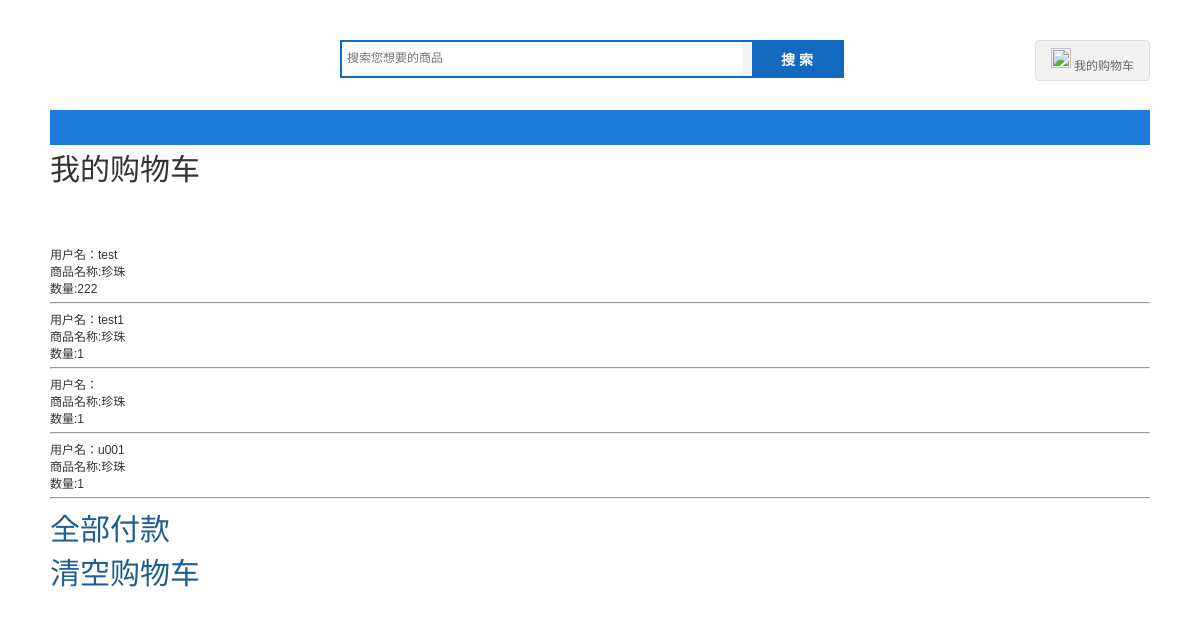
Page /user/cart.php?uid=1 on the committed database.
### tables this page shows
CREATE TABLE `cart` (
  `id` int(11) NOT NULL AUTO_INCREMENT,
  `user_id` int(11) NOT NULL,
  `goods_id` int(11) NOT NULL,
  `count` int(11) NOT NULL,
  PRIMARY KEY (`id`)
);

CREATE TABLE `user` (
  `id` int(11) NOT NULL AUTO_INCREMENT,
  `uname` varchar(255) NOT NULL,
  `pwd` varchar(255) NOT NULL,
  `tel` varchar(30) DEFAULT NULL,
  `sex` varchar(20) DEFAULT NULL,
  `email` varchar(255) DEFAULT NULL,
  `address` varchar(255) DEFAULT NULL,
  `avatar` varchar(255) DEFAULT NULL,
  PRIMARY KEY (`id`)
);

CREATE TABLE `goods` (
  `id` int(11) NOT NULL AUTO_INCREMENT,
  `goods_name` varchar(255) NOT NULL,
  `type` varchar(100) NOT NULL,
  `price` float NOT NULL,
  `description` text,
  `old_price` float(4,2) DEFAULT '0.00',
  `picture` varchar(255) DEFAULT NULL,
  PRIMARY KEY (`id`)
);

### user/function.php (called while the page is built, shortened)
<?php
function getUserNameById($conn,$user_id){
      $sql = "select * from user where id = ".$user_id;
      $result = $conn->query($sql);
      if ($result->num_rows>0) {
        while ($row = $result->fetch_assoc()) {
          return $row['uname'];
        }
      }
}
function getGoodsNameById($conn,$goods_id){
  $sql = "select * from goods where id = ".$goods_id;
  $result = $conn->query($sql);
  if ($result->num_rows>0) {
    while ($row = $result->fetch_assoc()) {
      return $row['goods_name'];
    }
  }
}

### user/cart.php (the view, shortened to what this page needs)
<?php
include '../conn.php';
include 'function.php';
?>
<!DOCTYPE>
<html>
<head>
  <link rel="stylesheet" type="text/css" href="../css/general.css">
  <link rel="stylesheet" type="text/css" href="../css/index.css">
</head>
<body>
<?php include '../header.php'; ?>
<div class="container w1100">
  <p style="font-size:30px">我的购物车</p>
      <br>  <br>  <br>  <br>
      <p >
        <?php
$sql = "SELECT * FROM cart where user_id = ".$uid;
$result = $conn->query($sql);
if ($result->num_rows > 0) {
while($row = $result->fetch_assoc()) {
  echo "用户名：".getUserNameById($conn,$row['id'])."<br>商品名称:".getGoodsNameById($conn,$row['goods_id'])."<br>数量:".$row['count'];
 ?>
<hr>
 <?php
}
}
 ?> </p>
 <p style='font-size:30px'><a href="/user/payall.php?uid=<?php echo $uid?>">全部付款</a></p>
 <p style='font-size:30px'><a href="/user/cleancart.php?uid=<?php echo $uid?>">清空购物车</a></p>
</div>
<div class="footer mt20">
</body></html>

### css/general.css (style rules this page uses)
body, html { font:12px Tahoma,Arial,Helvetica,sans-serif;color:#333;background:#fff }
body,html,h1,h2,h3,h4,h5,ol,ul,li,dl,dt,dd,p,span,form,input,img { margin:0;padding:0; }
a { color:#205f8f;text-decoration:none; }
.mt20 { margin-top:20px; }
div.w1100 { width:1100px; }
.container { margin-left:auto;margin-right:auto; }
.footer { width:1110px;height:auto;margin-left:auto;margin-right:auto;padding-bottom:10px; }

### rows in the picture
cart: id.uname "test", goods.goods_name "珍珠", count "222"
cart: id.uname "test1", goods.goods_name "珍珠", count "1"
cart: goods.goods_name "珍珠", count "1"
cart: id.uname "u001", goods.goods_name "珍珠", count "1"
